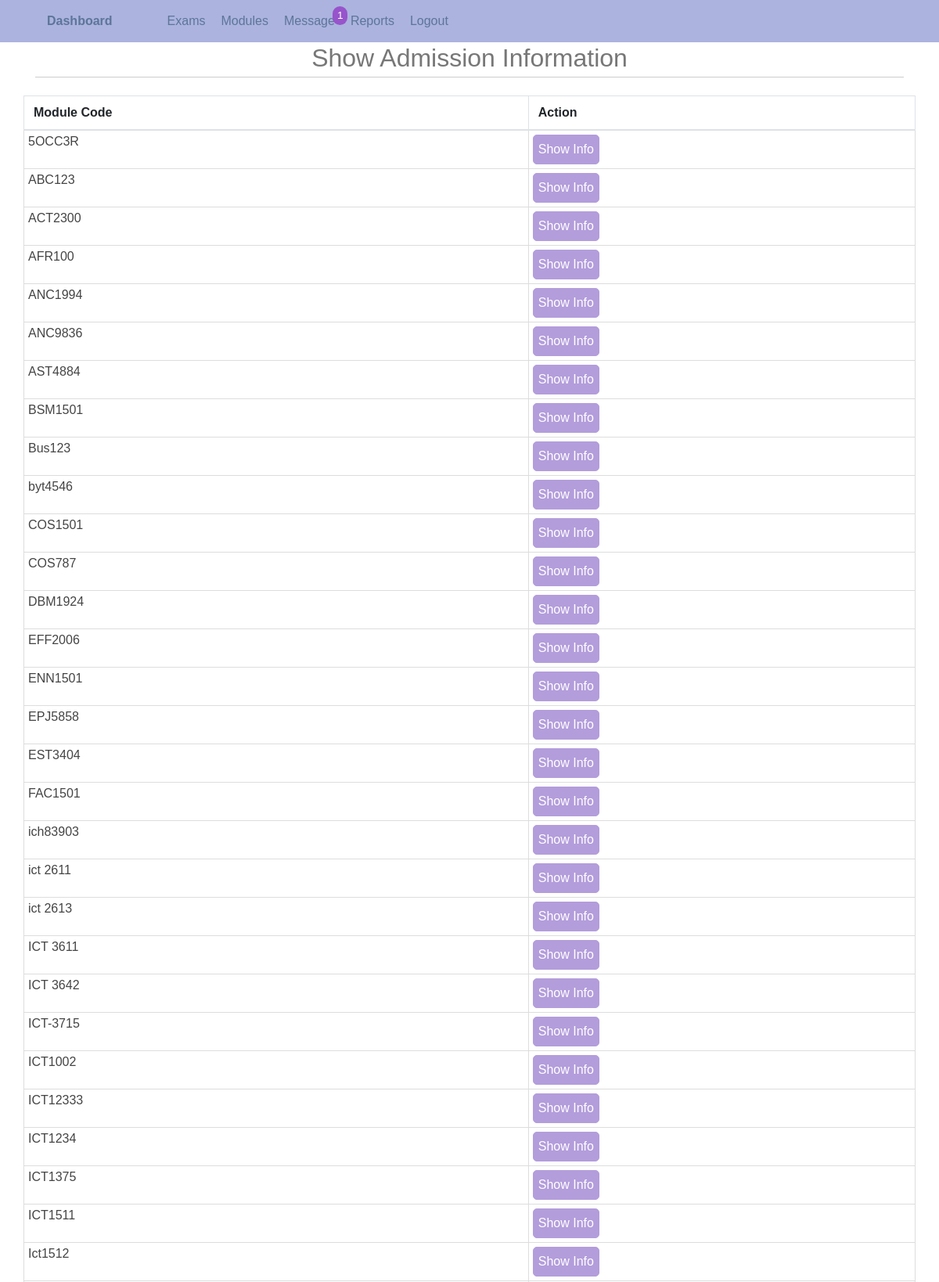
The app's page /admin/modules.php (upper part) with its own data.
### tables this page shows
CREATE TABLE `module` (
  `ID` int(3) DEFAULT NULL,
  `Module_Code` varchar(8) DEFAULT NULL
);

### config/config.php (called while the page is built, shortened)
<?php
	abstract class DBConnection {
		private $conn = null;
		private function db_init() {
			try {
				$this->conn = new PDO("mysql:host=".self::DB_HOST.";dbname=".self::DB_NAME, self::DB_USER, self::DB_PASSWORD);
			}
			catch(PDOException $e) {
				echo "DATABSE ERROR: ". $e->getMessage();
			}
			return $this->conn;
		}
		public function connect() {
			return $this->db_init();
		}
	}
?>

### model/moduleModel.php (called while the page is built, shortened)
<?php
class Module extends DBConnection {
	private $conn = null;
	public function __construct() {
		$this->conn = parent::connect();
	}
	public function getAllModules() {
		$stmt = $this->conn->prepare("SELECT DISTINCT(Module_Code), ID FROM `module` GROUP BY Module_Code ");
		$stmt->execute();
		if($stmt->rowCount() > 0) {
			return $stmt->fetchAll(PDO::FETCH_OBJ);
		}
		else {
			return false;
		}
	}
}
?>

### admin/modules.php (the view, shortened to what this page needs)
<?php
include('header.php');
include('menubar.php');
$modules = $module->getAllModules();
?>
<div class="container">
	<h3 class="page-header">Show Admission Information</h3>
	<div class="row">
		<?php if(!isset($_REQUEST['code'])) { ?>
		<table class="table table-bordered" id="tableRows">
			<thead>
				<th>Module Code</th><th>Action</th>
			</thead>
			<tbody>
				<?php foreach($modules as $data): ?>
				<tr>
					<td><?php echo $data->Module_Code; ?></td>
					<td><a href="?code=<?php echo $data->Module_Code; ?>" class="btn">Show Info</a></td>
				</tr>
				<?php endforeach; ?>
			</tbody>
		</table>
		<?php } ?>
	</div>
</div>

### assets/styles.css (style rules this page uses)
.page-header { font-size: 2em; color: #777; text-align: center; border-bottom: thin solid #ccc; margin-top: 50px; padding: 5px 0; }
.table { border-collapse: collapse; width: 100%; margin-top: 15px; border-bottom: thin solid #777; border-color: #bbb; }
.table tr td { border: thin solid #bbb; border-color: #ddd; color: #444; padding: 5px; }
.btn { background-color: #B39DDB; color: #fff; border: thin solid #B39DDB; padding: 6px; border-radius: 5px; cursor: pointer; }

### records on screen
module: Module_Code "5OCC3R"
module: Module_Code "ABC123"
module: Module_Code "ACT2300"
module: Module_Code "AFR100"
module: Module_Code "ANC1994"
module: Module_Code "ANC9836"
module: Module_Code "AST4884"
module: Module_Code "BSM1501"
module: Module_Code "Bus123"
module: Module_Code "byt4546"
module: Module_Code "COS1501"
module: Module_Code "COS787"
module: Module_Code "DBM1924"
module: Module_Code "EFF2006"
module: Module_Code "ENN1501"
module: Module_Code "EPJ5858"
module: Module_Code "EST3404"
module: Module_Code "FAC1501"
module: Module_Code "ich83903"
module: Module_Code "ict 2611"
module: Module_Code "ict 2613"
module: Module_Code "ICT 3611"
module: Module_Code "ICT 3642"
module: Module_Code "ICT-3715"
module: Module_Code "ICT1002"
module: Module_Code "ICT12333"
module: Module_Code "ICT1234"
module: Module_Code "ICT1375"
module: Module_Code "ICT1511"
module: Module_Code "Ict1512"

### other values on screen
$messageCount "1"
